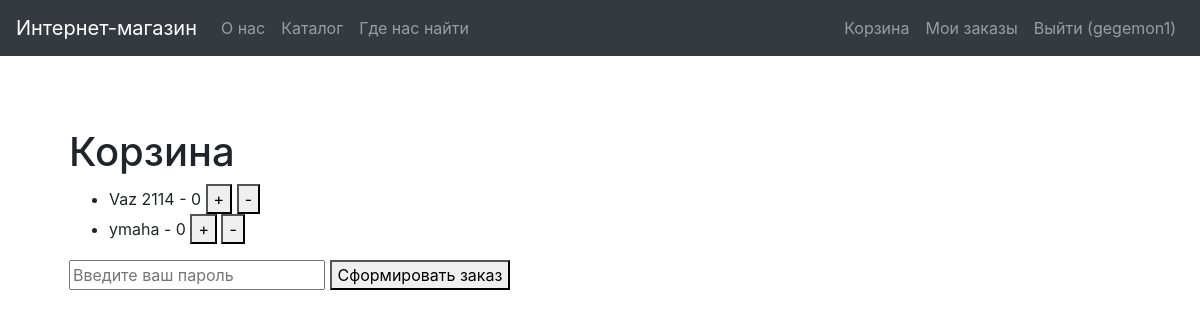
/cart (signed in), run on the app's committed database.
### demo/models.py (models this page shows, shortened)
class User(AbstractUser):
    name = models.CharField(max_length=254, verbose_name='Имя', blank=False)
    surname = models.CharField(max_length=254, verbose_name='Фамилия', blank=False)
    patronymic = models.CharField(max_length=254, verbose_name='Отчство', blank=True)
    username = models.CharField(max_length=254, verbose_name='Логин', unique=True, blank=False)
    email = models.CharField(max_length=254, verbose_name='Почта', unique=True, blank=False)
    password = models.CharField(max_length=254, verbose_name='Пароль', unique=True, blank=False)
    role = models.CharField(max_length=254, verbose_name='Роль',
                            choices=(('admin', 'Администратор'), ('user', 'Пользователь')), default='user')
    USERNAME_FILD = 'username'

class Cart(models.Model):
    count = models.IntegerField(verbose_name='Кол-во', blank=False, default=0)
    product = models.ForeignKey('Product', verbose_name='Продукта', on_delete=models.CASCADE)
    user = models.ForeignKey('User', verbose_name='Пользователя', on_delete=models.CASCADE)

class Product(models.Model):
    name = models.CharField(max_length=254, verbose_name='Имя', blank=False)
    date = models.DateTimeField( verbose_name='дата обновления', auto_now_add=True)
    photo_file = models.ImageField(max_length=254, upload_to=get_name_file,
                                   blank=True, null=True,
                                   validators=[FileExtensionValidator(allowed_extensions=['png','jpg','jpeg'])])
    year = models.IntegerField(verbose_name='Год производства', blank=True)
    coutry = models.CharField(max_length=254, verbose_name='Страна производства', blank=True)
    price = models.DecimalField(verbose_name='Стоимость', max_digits=10, decimal_places=2, blank=False,
                                     default=0.00)
    count = models.IntegerField(verbose_name='Количество', blank=False, default=0)
    category = models.ForeignKey('Category', verbose_name='Категория', on_delete=models.CASCADE)

### demo/views.py (the view)
# urls.py: path('cart', cart, name='cart'),
@login_required
def cart(request):
    cart_items = request.user.cart_set.all()
    return render(request, 'demo/cart.html',
                  context={'cart_items': cart_items,})

### templates/demo/cart.html (shortened to what this page needs)
{% extends "index.html" %}
{% block content %}
    <h1>Корзина</h1>
    {% if cart_items %}
        <ul>
            {% for item in cart_items %}
                <li>
                    {{ item.product.name }} - <span>{{ item.count }}</span>
                    <button onclick="toCart(this,{{ item.product.pk }})">+</button>
                    <button onclick="remoteFromCart(this,{{ item.pk }})">-</button>
                </li>
            {% endfor %}
        </ul>
        <div>
            <input type="password" value="" name="password" placeholder="Введите ваш пароль">
            <button id="by_order">Сформировать заказ</button>
        </div>
    {% else %}
        <p>Корзина пуста</p>
    {% endif %}
{% endblock %}

### templates/index.html (shortened to what this page needs)
<!doctype html>
<html lang="ru">
<head>
    {% load static %}
    <link rel="stylesheet" href="{% static 'css/bootstrap.min.css' %}">
    <link rel="stylesheet" href="{% static 'css/main.css' %}">
</head>
<body>
 <nav class="navbar navbar-expand-md navbar-dark bg-dark fixed-top">
     <a class="navbar-brand" href="#">Интернет-магазин</a>
     <div class="collapse navbar-collapse" id="navbarsExmapleDefault">
         {% block sidebar %}
         <ul class="navbar-nav mr-auto">
             <li class="nav-item">
                 <a class="nav-link" href="{% url 'about' %}">О нас</a>
             </li>
             <li class="nav-item">
                 <a class="nav-link" href="{% url 'catalog' %}">Каталог</a>
             </li>
             <li class="nav-item">
                 <a class="nav-link" href="{% url 'contact' %}">Где нас найти</a>
             </li>
         </ul>
         {% endblock %}
     </div>
       <ul class="navbar-nav mr-auto">
           {% if user.is_authenticated %}
             <li class="nav-item">
                 <a class="nav-link" href="{% url 'cart' %}">Корзина</a>
             </li>
             <li class="nav-item">
                 <a class="nav-link" href="{% url 'orders' %}">Мои заказы</a>
             </li>
             <li class="nav-item">
                 <a class="nav-link" href="{% url 'logout' %}">Выйти ({{ user.username }})</a>
             </li>
           {% endif %}
         </ul>
 </nav>
         <main role="main" class="container">
             <div class="starter-template">
                 {% block content %}{% endblock %}
             </div>
         </main>
</body>
</html>

### demo/static/css/main.css (style rules this page uses)
body { padding-top: 5rem; }
.starter-template { padding: 3rem 1.5rem; }

### data on the page
User: username "gegemon1"
Cart: product.name "Vaz 2114", count "0"
Cart: product.name "ymaha", count "0"
